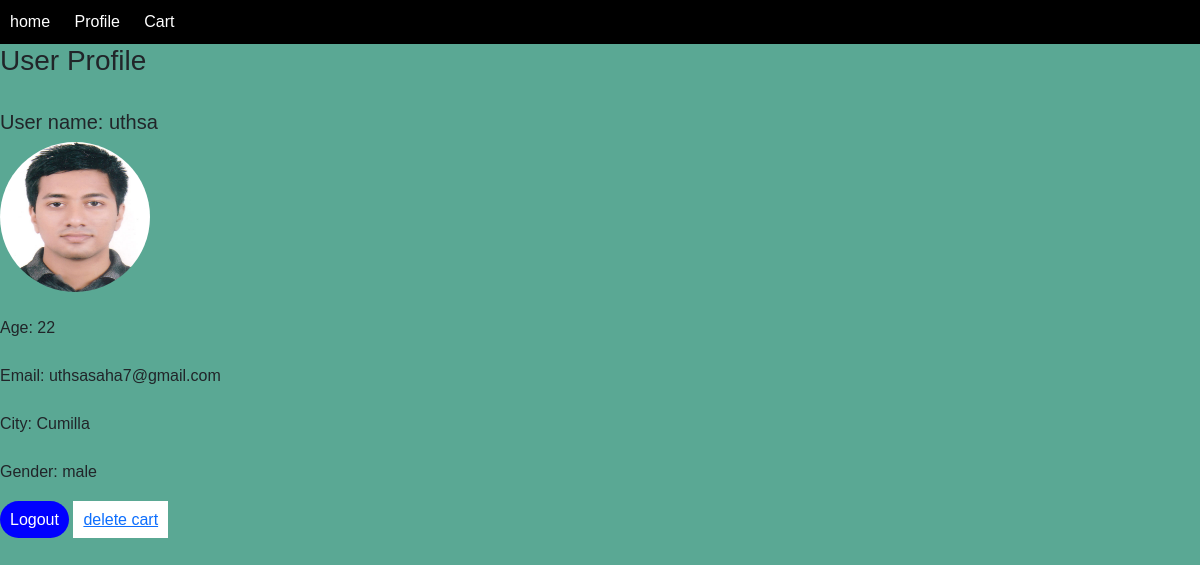
The app's page /profile/ (signed in) with its own data.
### user_info/models.py (models this page shows)
class User_infoo(models.Model):
    username=models.CharField(max_length=25,unique=True)
    email=models.EmailField(max_length=25,unique=True)
    password=models.CharField(max_length=50)
    age=models.IntegerField()
    city=models.CharField(max_length=25)
    gender= models.CharField(max_length=25)
    image=models.ImageField(upload_to="media/image/",null=True)

### storemanagement/views.py (the view)
# urls.py: path('profile/',views.profile,name="profile"),
def profile(request):
 user1=request.session.get('username')
 user=User_infoo.objects.get(username=user1)
 data={
  'user':user
}
 return render(request,"profile.html",data)

### templates/profile.html (shortened to what this page needs)
<html>
<head>
  <link href="https://cdn.jsdelivr.net/npm/bootstrap@5.0.2/dist/css/bootstrap.min.css" rel="stylesheet">
</head>
<body>
  <div class="navbar">
    <ul>
      <li><a href="/homepage/">home</a></li>
      <li><a href="/profile/">Profile</a></li>
      <li><a href="/navcart/">Cart</a></li>
    </ul>
  </div>
   <h3>User Profile </h3>
 <h5>User name: {{user.username}}</h5>
    <img src="{{user.image.url}}"class="circle">
Age:     {{user.age}}
Email:  {{user.email}}
City:   {{user.city}}
Gender:  {{user.gender}}
<a href="/" class="logoutbutton">Logout</a>
<a href="/deletecart/" style="background-color:white;padding:10px">delete cart</a>
</body>
</html>

### templates/profile.html (style rules this page uses)
body { font-family: Arial, sans-serif; background-position: center; background-color: #5aa894; }
.circle { border-radius: 50%; height:150px; width:150px; font-size:50px; }
.navbar { background-color: #000; color: #fff; padding: 10px; margin-top:0px; }
.navbar ul { list-style-type: none; margin: 0; padding: 0; overflow: hidden; }
.navbar li { display: inline-block; margin-right: 20px; }
.navbar li a { color: #fff; text-decoration: none; }
.logoutbutton { text-decoration:none; color:white; background-color:blue; padding:10px; border-radius:20px; }

### records on screen
User_infoo: username "uthsa", image (picture), age "22", email "uthsasaha7@gmail.com", city "Cumilla", gender "male"
